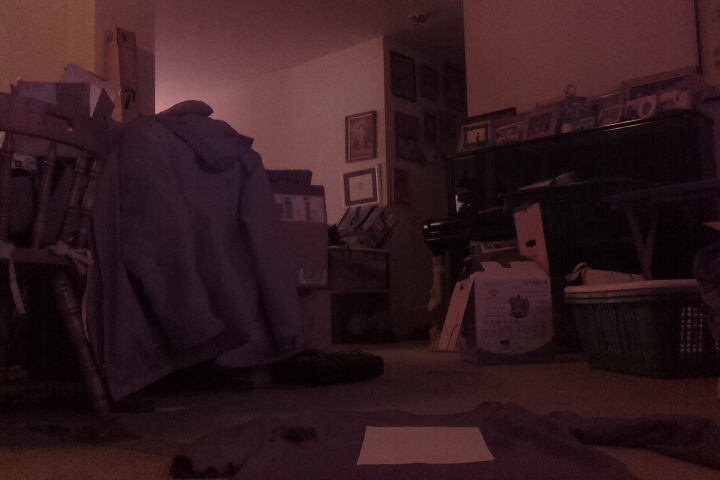
#> input picture python/opencv_3_s.jpg, 720 x 480 px; its folder holds 4 pictures in this run
$ python opencv_test.py   (Python 2 division)   (older library calls are emulated)
#> lines starting #> are read from the running program, lines starting #| are printed output that depends on the picture; after the words box and inside, x2 and y2 are one past the last pixel; in counts of white or black regions, pixels touching at a corner belong together
#> in MyLineFind, imgOrg is the input picture: shape (480, 720, 3); mean B, G, R 30.4, 26.4, 50.4
import os, cv2, numpy as np
import math
import time
from scipy import weave
import sys


# automatically set threshold using technique from
# http://www.pyimagesearch.com/2015/04/06/zero-parameter-automatic-canny-edge-detection-with-python-and-opencv/
# just saw URL, and have seen it before, so that's re-assuring that I like it
# [5 lines left out: function auto_canny, not called in this run]


def apply_mask(channel, mask, fill_value):
    masked = np.ma.array(channel, mask=mask, fill_value=fill_value)
    return masked.filled()

def apply_threshold(channel, low_value, high_value):
    low_mask = channel < low_value
    channel = apply_mask(channel, low_mask, low_value)

    high_mask = channel > high_value
    channel = apply_mask(channel, high_mask, high_value)

    return channel

def simplest_cb(img, percentile):
    # Separately for each channel,
    # If the intensity is in the bottom X percentile, increase to the highest value in
    # that percentile group. This eliminates low values in this channel.
    # If the intensity is in the top X percentile, reduce to the lowest value in
    # that percentile group. This eliminates high values in this channel.
    #
    # The percentile parameter is the integer percentage that you want included
    # in this compression. The upper and lower percentiles are each 1/2 of this number.
    #assert img.shape[2] == 3
#> called with percentile = 20
    assert percentile > 0 and percentile < 100

    half_percentile = percentile / 200.0

    channels = cv2.split(img)

    out_channels = []
    for channel in channels:
        # channels should be BGR
        assert len(channel.shape) == 2
        # find the low and high precentile values (based on the input percentileile)
        height, width = channel.shape
        vec_size = width * height
        flat = channel.reshape(vec_size)

        assert len(flat.shape) == 1

        flat = np.sort(flat)		# sort this channel (R, G or B) by intensity

        n_cols = flat.shape[0]
        # I added the int(). Floor retuns a float. Flat doesn't want a float. This probably was written
        # for python 3 which does some of these conversions differently.
        low_val  = flat[int(math.floor(n_cols * half_percentile))]
        high_val = flat[int(math.ceil( n_cols * (1.0 - half_percentile)))]

        print "Lowval: ", low_val
        print "Highval: ", high_val

        # saturate below the low percentileile and above the high percentileile
        thresholded = apply_threshold(channel, low_val, high_val)
        # scale the channel
        normalized = cv2.normalize(thresholded, thresholded.copy(), 0, 255, cv2.NORM_MINMAX)
        out_channels.append(normalized)
#> this loop made 3 passes
#> (low_val, high_val) on passes 1 to 3: (9, 57), (6, 57), (15, 100)
#| Lowval:  9
#| Highval:  57
#| Lowval:  6
#| Highval:  57
#| Lowval:  15
#| Highval:  100
#> pass 1, in apply_threshold, `low_mask = channel < low_value`:
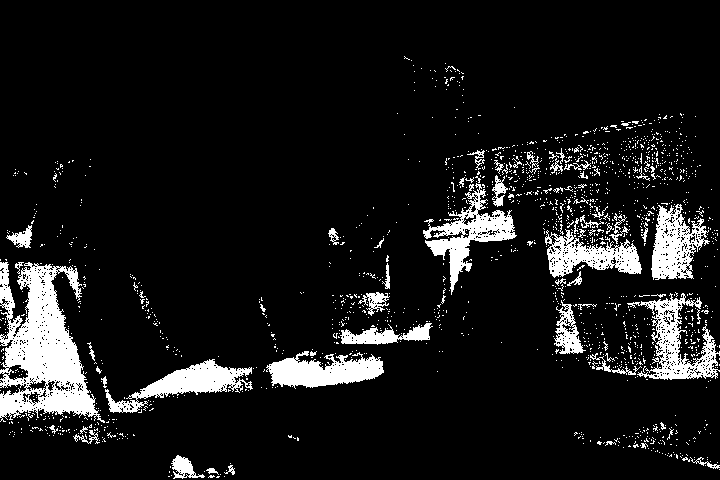
#> low_mask: shape (480, 720) bool; 9.8% white; 1596 white regions (1532 under 20 px), largest, box (x1, y1, x2, y2) and area: (0, 262, 105, 423) 8802, (423, 183, 517, 295) 2905, (627, 293, 720, 380) 2778
#> pass 1, in apply_threshold, `high_mask = channel > high_value`:
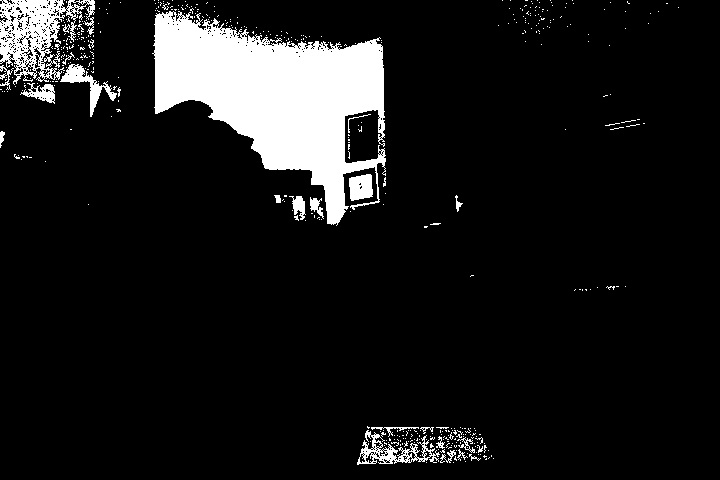
#> high_mask: shape (480, 720) bool; 9.8% white; 470 white regions (447 under 20 px), largest, box (x1, y1, x2, y2) and area: (152, 11, 386, 226) 25069, (0, 0, 95, 85) 3730, (357, 430, 440, 465) 957
#> after the loop:
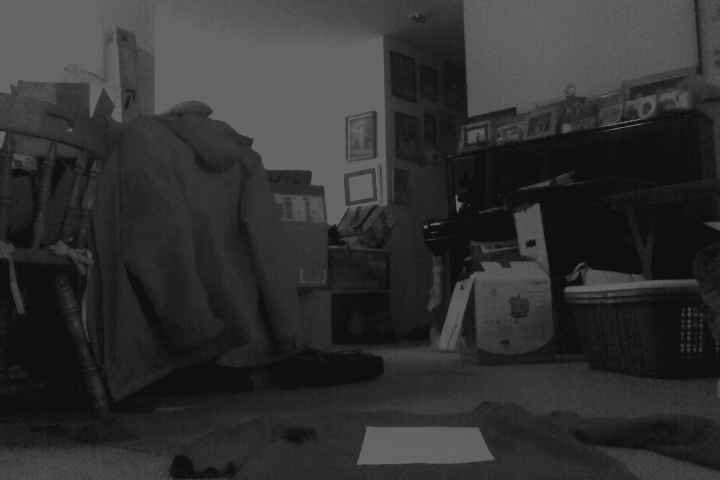
#> thresholded: shape (480, 720); min 15, max 100, mean 48.9
#> after the loop, out_channels = 3 items

    return cv2.merge(out_channels)
#| Crop: (720, 480) start (350, 400) width 150

def ColorKey(img):
    channels = cv2.split(img)
    print("CK channels:", len(channels))
#| CK channels: 1
    threshold = 200

    out_channels = []
    for channel in channels:
        # This really only works for one channel
        mask = channel <= threshold
        thresholded = apply_mask(channel, mask, 0)
        mask = channel > threshold
        thresholded = apply_mask(thresholded, mask, 255)
        # scale the channel
        #normalized = cv2.normalize(thresholded, thresholded.copy(), 0, 255, cv2.NORM_MINMAX)
        normalized = thresholded
        out_channels.append(normalized)
#> this loop made 1 pass
#> pass 1, in ColorKey, `thresholded = apply_mask(channel, mask, 0)`:
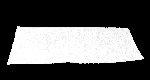
#> thresholded: shape (80, 150); min 0, max 255, mean 92.8
#> after the loop, out_channels = 1 item

    return cv2.merge(out_channels)

# [113 lines left out: functions _thinningIteration, thinning, thinning_example, ColorBalance, LineFind, not called in this run]

def HoughLines(img, gray):
  lined_img = img.copy()
  edges = cv2.Canny(gray.copy() ,100,200,apertureSize = 3)	# app size is 3, 5 or 7
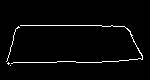
#> edges: shape (80, 150); 2.7% white in thin lines or dots, all inside (x1, y1, x2, y2) = (6, 25, 143, 66)
  #edges = auto_canny(gray.copy(), 0.33)

  minLineLength = 30
  maxLineGap = 5
  maxLineGap = 1
  maxLineGap = 10
  rho = 30
  rho = 90
  rho = 1
  theta = np.pi / 180
  threshold = 15
  threshold = 1
  lines = cv2.HoughLinesP(edges, rho, theta, threshold, minLineLength,maxLineGap)
#> lines = [[45, 25, 56, 25], [13, 62, 37, 62], [113, 26, 124, 26], [76, 62, 88, 62], [31, 25, 41, 25], [60, 61, 75, 61], [39, 62, 49, 62]]
  if lines is not None:
    print("lineCt:", len(lines))
#| lineCt: 7
    for x in range(0, len(lines)):
      for x1,y1,x2,y2 in lines[x]:
        cv2.line(lined_img,(x1,y1),(x2,y2),(0,255,0),2)
#> this loop made 7 passes
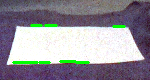
#> lined_img: shape (80, 150, 3); mean B, G, R 152.4, 144.4, 147.3
  return edges, lined_img

# [39 lines left out: functions DrawContourLines, ContourLines, not called in this run]

def MyLineFind(fpath, Crop=(250, 450)):
  imgOrg = cv2.imread(fpath + '_s.jpg')
  imgBal = simplest_cb(imgOrg, 20)
  #imgBal = imgOrg

  # crop
  height, width, channels = imgBal.shape
  c_x = Crop[0]
  c_y = 400
  c_w = Crop[1]
  print("Crop: (%d, %d) start (%d, %d) width %d" % (width, height, c_x, c_y, c_w))
  imgCrop = imgBal[c_y:height, c_x:c_x+c_w]
  #imgCrop = imgBal

  # bw img
  bw_img = cv2.cvtColor(imgCrop, cv2.COLOR_BGR2GRAY)
  #bw_img = cv2.blur(bw_img.copy(), (3,3))
  #bw_img = simplest_cb(bw_img.copy(), 90)
  bw_img = ColorKey(bw_img)
  bw_img = cv2.blur(bw_img.copy(), (5,5))

  # convert to binary
  #(thresh, bw_img) = cv2.threshold(bw_img.copy(), 128, 255, cv2.THRESH_BINARY | cv2.THRESH_OTSU)
  #(thresh, bw_img) = cv2.threshold(bw_img.copy(), 128, 255, cv2.THRESH_BINARY)

  #bw_edged, lined_img = ContourLines(imgCrop, bw_img, DrawBoth=True)
  bw_edged, lined_img = HoughLines(imgCrop, bw_img)

  DrawGrid(imgOrg)
  cv2.imwrite(fpath + '_DA.jpg', imgOrg)
  cv2.imwrite(fpath + '_DB.jpg', imgBal)
  cv2.imwrite(fpath + '_DC.jpg', imgCrop)
  cv2.imwrite(fpath + '_DD.jpg', bw_img)
  cv2.imwrite(fpath + '_DE.jpg', bw_edged)
  cv2.imwrite(fpath + '_DF.jpg', lined_img)

# [78 lines left out: functions MakeMapLine, CreateContours, DumpContours, FindVertices, not called in this run]

def DrawGrid(img):
  grid_incr = 25
  height, width, channels = img.shape
#> height = 480; width = 720; channels = 3
  for x in range(grid_incr, width, grid_incr):
    cv2.line(img,(x, 0),(x, width),(255,0,0), 1)
  for y in range(grid_incr, height, grid_incr):
    cv2.line(img,(0,y),(width,y),(255,0,0), 1)
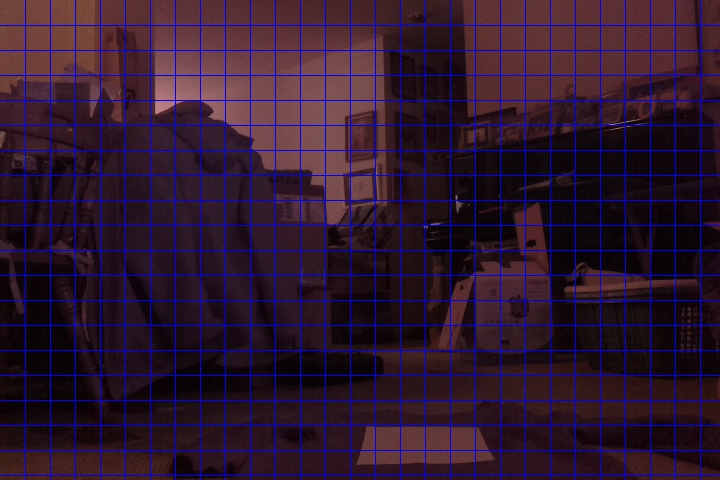
#> img: shape (480, 720, 3); mean B, G, R 47.7, 24.4, 46.6

if __name__ == '__main__':
  start_time = time.clock()
  MyLineFind('opencv_3', Crop=(350,150))
  #MyLineFind('opencv_1')
  stop_time = time.clock()
  print("Elapsed Time:", (stop_time - start_time))
